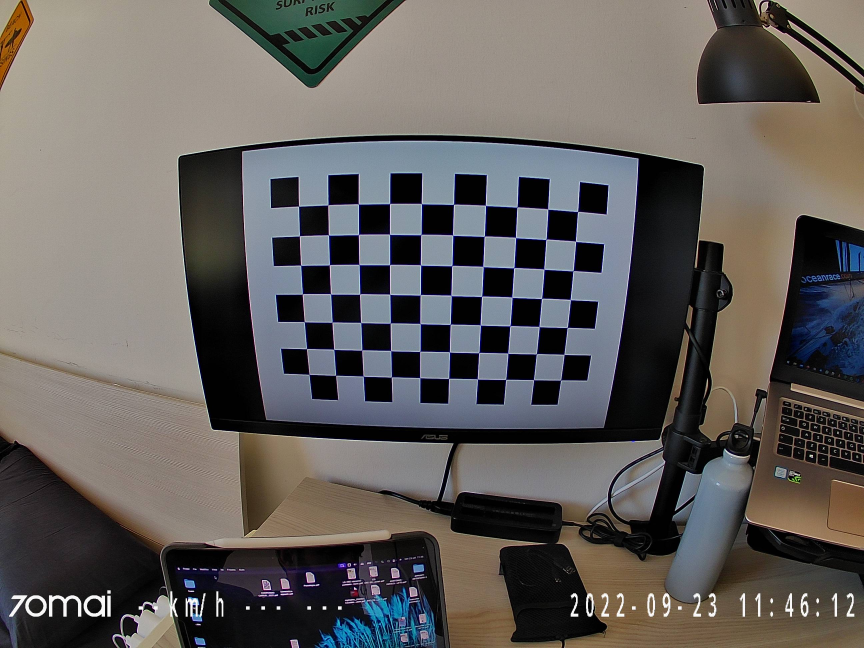
#> input picture Calibration - Undistortion/High quality/image1.jpg, 2592 x 1944 px (shown at 1/3 size)
$ python -i utils.py   (imports and definitions only)   (older library calls are emulated)
#> lines starting #> are read from the running program, lines starting #| are printed output that depends on the picture
"""
Mask R-CNN
Common utility functions and classes.

Copyright (c) 2017 Matterport, Inc.
Licensed under the MIT License (see LICENSE for details)
Written by Waleed Abdulla
"""
import os
import logging
import random
import numpy as np
import scipy
import skimage.color
import skimage.io
import skimage.transform

import warnings
from pycocotools.coco import COCO
from pycocotools import mask as maskUtils

############################################################
#  Bounding Boxes
############################################################

# [24 lines left out: function extract_bboxes, not called in this run]

############################################################
#  Dataset
############################################################
class Dataset(object):
    """The base class for dataset classes.
    To use it, create a new class that adds functions specific to the dataset
    you want to use. For example:

    class CatsAndDogsDataset(Dataset):
        def load_cats_and_dogs(self):
            ...
        def load_mask(self, image_id):
            ...
        def image_reference(self, image_id):
            ...

    See COCODataset and ShapesDataset as examples.
    """

    # [88 lines left out: functions __init__, add_class, add_image, image_reference, prepare, map_source_class_id and 1 more, not called in this run]

    @property
    def image_ids(self):
        return self._image_ids

    # [38 lines left out: functions source_image_link, load_image, load_mask, not called in this run]


def resize_image(image, min_dim=None, max_dim=None, min_scale=None, mode="square"):
    """Resizes an image keeping the aspect ratio unchanged.

    min_dim: if provided, resizes the image such that it's smaller
        dimension == min_dim
    max_dim: if provided, ensures that the image longest side doesn't
        exceed this value.
    min_scale: if provided, ensure that the image is scaled up by at least
        this percent even if min_dim doesn't require it.
    mode: Resizing mode.
        none: No resizing. Return the image unchanged.
        square: Resize and pad with zeros to get a square image
            of size [max_dim, max_dim].
        pad64: Pads width and height with zeros to make them multiples of 64.
               If min_dim or min_scale are provided, it scales the image up
               before padding. max_dim is ignored in this mode.
               The multiple of 64 is needed to ensure smooth scaling of feature
               maps up and down the 6 levels of the FPN pyramid (2**6=64).
        crop: Picks random crops from the image. First, scales the image based
              on min_dim and min_scale, then picks a random crop of
              size min_dim x min_dim. Can be used in training only.
              max_dim is not used in this mode.

    Returns:
    image: the resized image
    window: (y1, x1, y2, x2). If max_dim is provided, padding might
        be inserted in the returned image. If so, this window is the
        coordinates of the image part of the full image (excluding
        the padding). The x2, y2 pixels are not included.
    scale: The scale factor used to resize the image
    padding: Padding added to the image [(top, bottom), (left, right), (0, 0)]
    """
    # Keep track of image dtype and return results in the same dtype
    image_dtype = image.dtype
    # Default window (y1, x1, y2, x2) and default scale == 1.
    h, w = image.shape[:2]
    window = (0, 0, h, w)
    scale = 1
    padding = [(0, 0), (0, 0), (0, 0)]
    crop = None

    if mode == "none":
        return image, window, scale, padding, crop

    # Scale?
    if min_dim:
        # Scale up but not down
        scale = max(1, min_dim / min(h, w))
    if min_scale and scale < min_scale:
        scale = min_scale

    # Does it exceed max dim?
    if max_dim and mode == "square":
        image_max = max(h, w)
        if round(image_max * scale) > max_dim:
            scale = max_dim / image_max

    # Resize image using bilinear interpolation
    if scale != 1:
        image = resize(image, (round(h * scale), round(w * scale)),
                       preserve_range=True)

    # Need padding or cropping?
    if mode == "square":
        # Get new height and width
        h, w = image.shape[:2]
        top_pad = (max_dim - h) // 2
        bottom_pad = max_dim - h - top_pad
        left_pad = (max_dim - w) // 2
        right_pad = max_dim - w - left_pad
        padding = [(top_pad, bottom_pad), (left_pad, right_pad), (0, 0)]
        image = np.pad(image, padding, mode='constant', constant_values=0)
        window = (top_pad, left_pad, h + top_pad, w + left_pad)
    elif mode == "pad64":
        h, w = image.shape[:2]
        # Both sides must be divisible by 64
        assert min_dim % 64 == 0, "Minimum dimension must be a multiple of 64"
        # Height
        if h % 64 > 0:
            max_h = h - (h % 64) + 64
            top_pad = (max_h - h) // 2
            bottom_pad = max_h - h - top_pad
        else:
            top_pad = bottom_pad = 0
        # Width
        if w % 64 > 0:
            max_w = w - (w % 64) + 64
            left_pad = (max_w - w) // 2
            right_pad = max_w - w - left_pad
        else:
            left_pad = right_pad = 0
        padding = [(top_pad, bottom_pad), (left_pad, right_pad), (0, 0)]
        image = np.pad(image, padding, mode='constant', constant_values=0)
        window = (top_pad, left_pad, h + top_pad, w + left_pad)
    elif mode == "crop":
        # Pick a random crop
        h, w = image.shape[:2]
        y = random.randint(0, (h - min_dim))
        x = random.randint(0, (w - min_dim))
        crop = (y, x, min_dim, min_dim)
        image = image[y:y + min_dim, x:x + min_dim]
        window = (0, 0, min_dim, min_dim)
    else:
        raise Exception("Mode {} not supported".format(mode))
    return image.astype(image_dtype), window, scale, padding, crop


# [58 lines left out: functions resize_mask, minimize_mask, expand_mask, not called in this run]


# TODO: Build and use this function to reduce code duplication
def mold_mask(mask, config):
    pass


# [17 lines left out: function unmold_mask, not called in this run]


class CocoDataset(Dataset):
    # [164 lines left out: functions load_coco, load_mask, image_reference, annToRLE, annToMask, resize, not called in this run]

>>> import cv2
>>> picture = cv2.imread('../../Calibration - Undistortion/High quality/image1.jpg', cv2.IMREAD_GRAYSCALE)
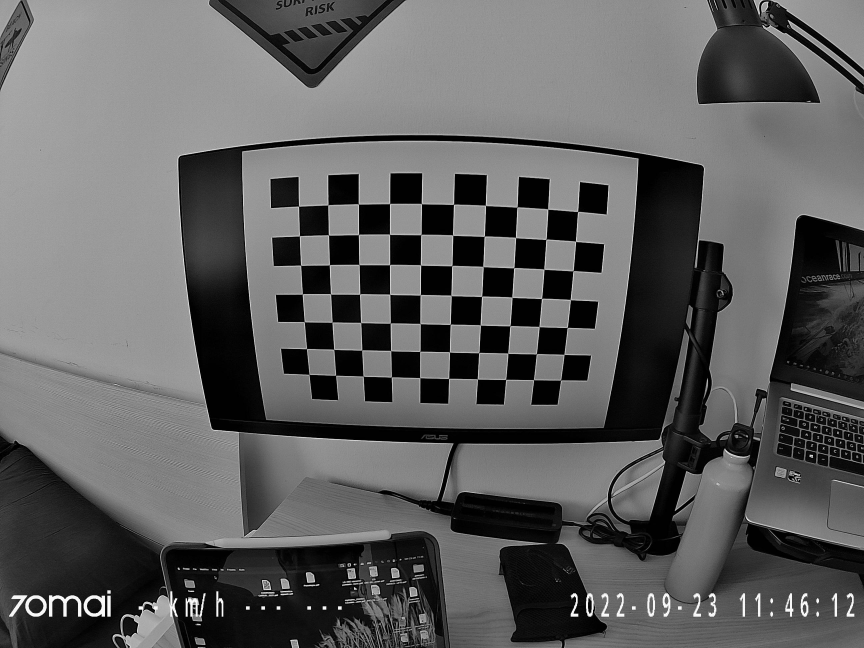
#> picture: shape (1944, 2592) (shown at 1/3 size); min 0, max 255, mean 95
>>> result = resize_image(picture)
#> (the run stopped early here; a loop or call above may not have finished)

$ run again, on Calibration - Undistortion/High quality/image10.jpg
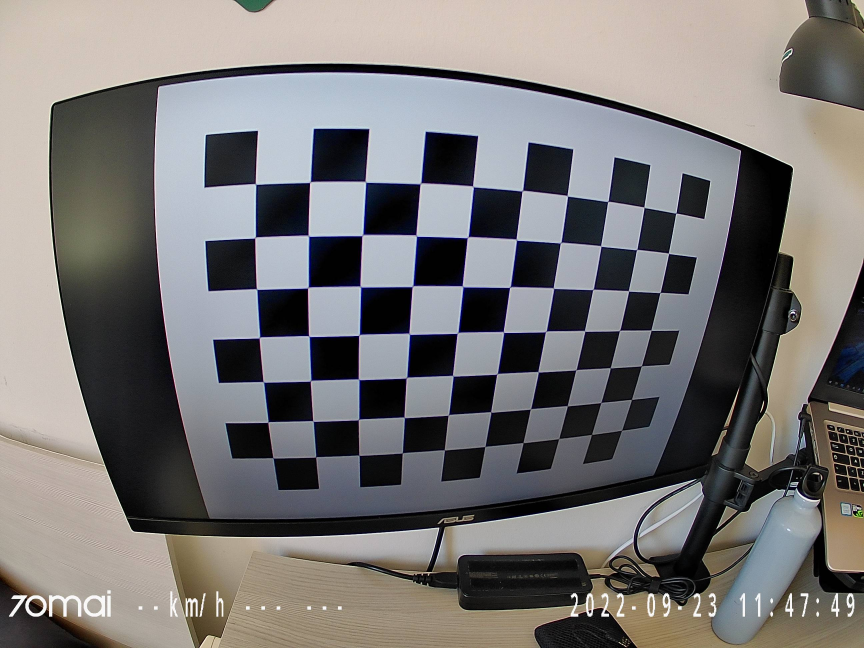
#> input picture Calibration - Undistortion/High quality/image10.jpg, 2592 x 1944 px (shown at 1/3 size)
#> `picture = cv2.imread('../../Calibration - Undistortion/High quality/im..`:
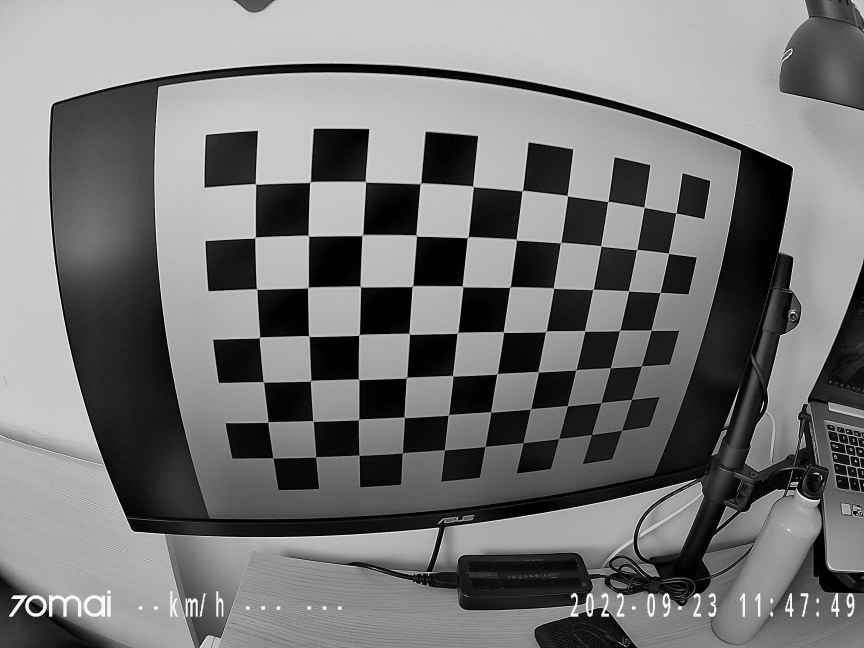
#> picture: shape (1944, 2592) (shown at 1/3 size); min 0, max 255, mean 118.3

$ run again, on Calibration - Undistortion/High quality/image11.jpg
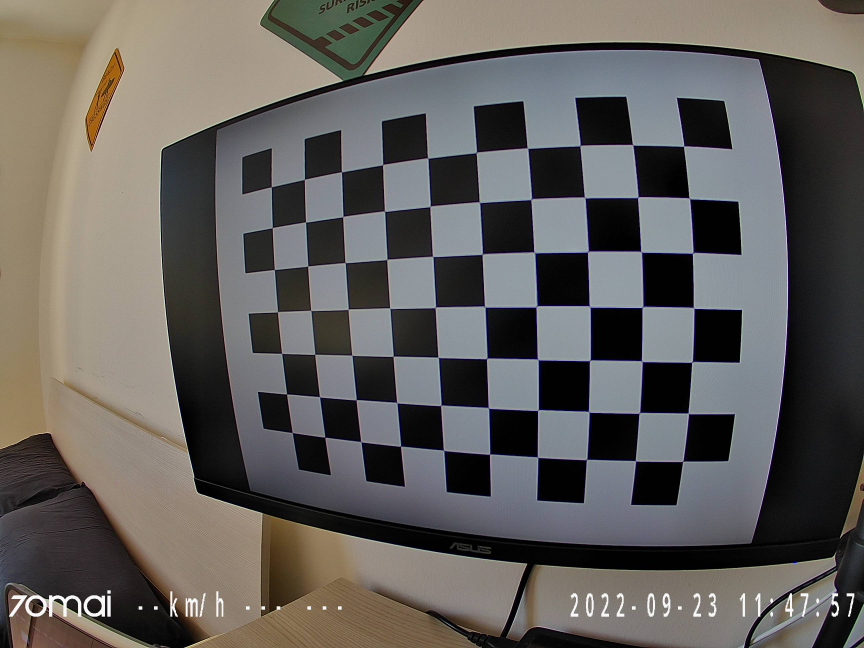
#> input picture Calibration - Undistortion/High quality/image11.jpg, 2592 x 1944 px (shown at 1/3 size)
#> `picture = cv2.imread('../../Calibration - Undistortion/High quality/im..`:
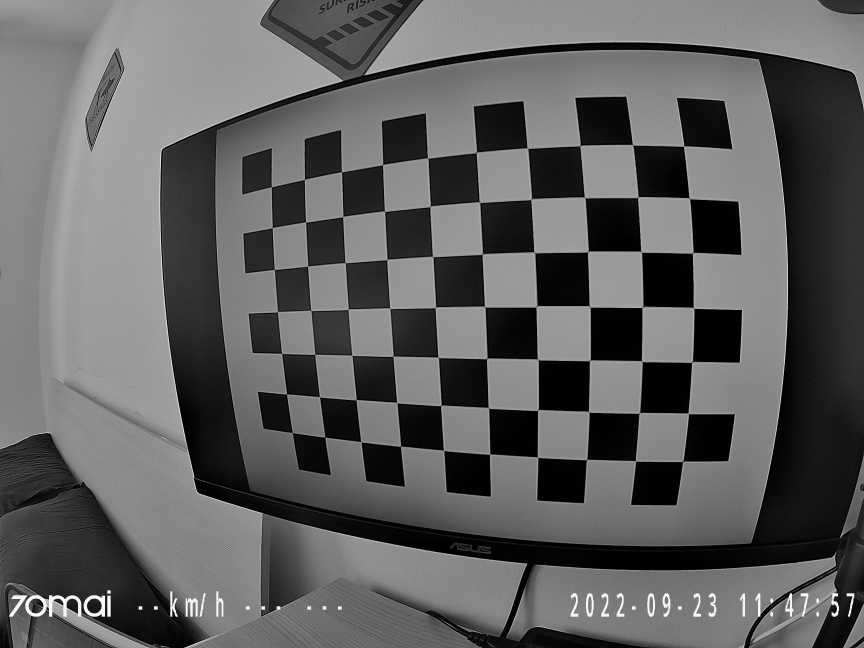
#> picture: shape (1944, 2592) (shown at 1/3 size); min 0, max 255, mean 95.2

$ run again, on Calibration - Undistortion/High quality/image12.jpg
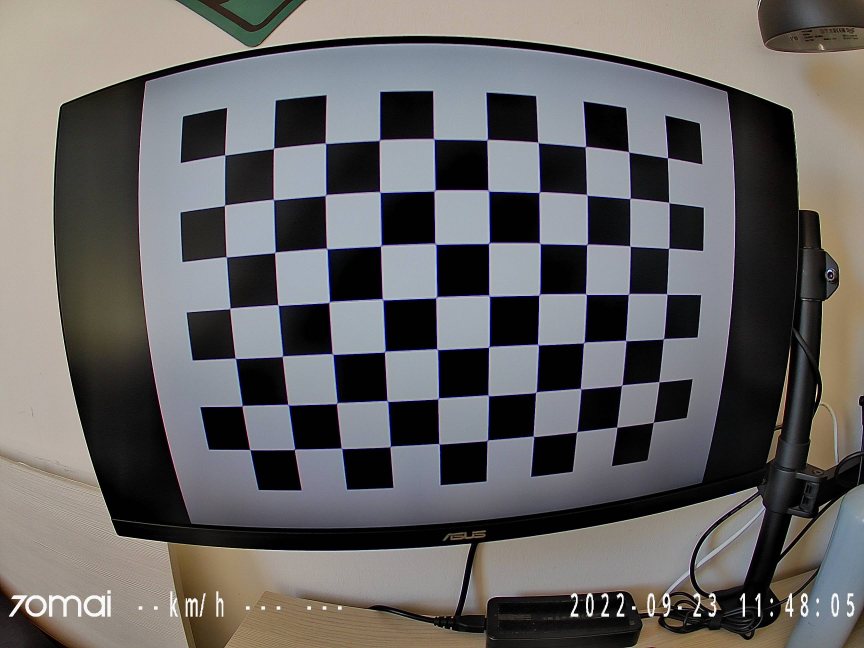
#> input picture Calibration - Undistortion/High quality/image12.jpg, 2592 x 1944 px (shown at 1/3 size)
#> `picture = cv2.imread('../../Calibration - Undistortion/High quality/im..`:
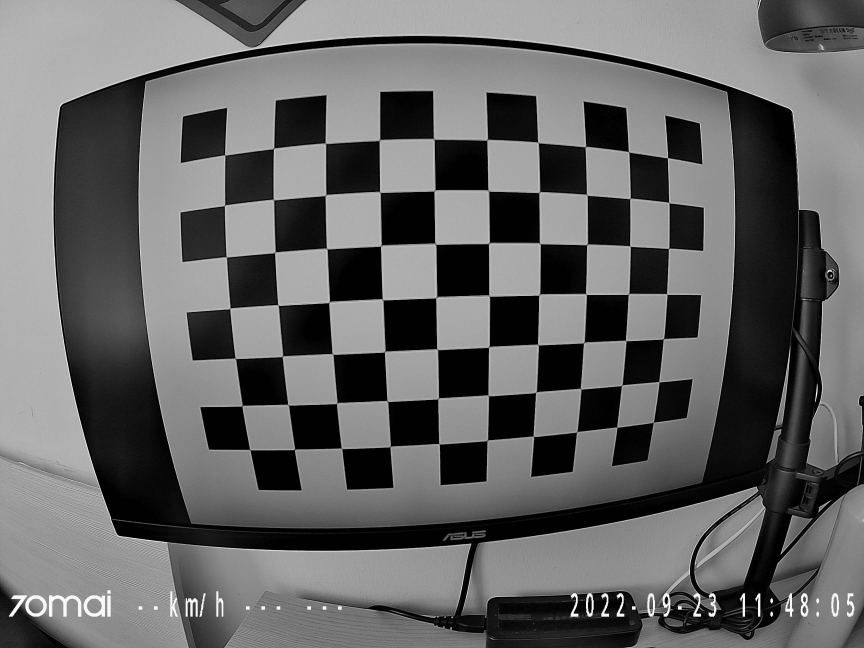
#> picture: shape (1944, 2592) (shown at 1/3 size); min 0, max 255, mean 101
